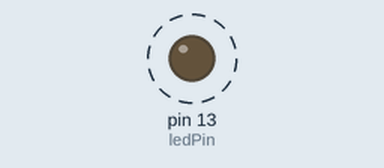
The sketch below on a simulated Arduino Uno, built with avr-gcc and run on an emulated ATmega328P. Shown: output pins drawn as LEDs (lit = HIGH). Dashed ring = blinking. What the sketch prints to the serial monitor is not drawn.

Above: at 0.5 s.
Timing chart, 0 to 3.0 s (numbered marks = the images above):
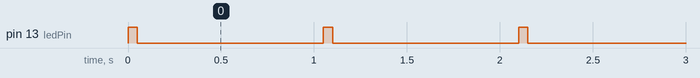

Measured:
- by itself, pin 13 (ledPin): alternates HIGH for 0.05 s and LOW for 1.0 s

The sketch:

hello_world_loop.ino
```cpp
int ledPin;

void setup() {
  // put your setup code here, to run once:
  Serial.begin(9600); // opens serial port, sets data rate
  ledPin = 13;
  pinMode(ledPin, OUTPUT); // sets the digital pin as output
}

void loop() {
  // put your main code here, to run repeatedly:
  digitalWrite(ledPin, HIGH); // light up led
  delay(50); // delay 0.05s
  digitalWrite(ledPin, LOW); // turn off led
  Serial.println("Hello World!");
  delay(1000);
}
```
